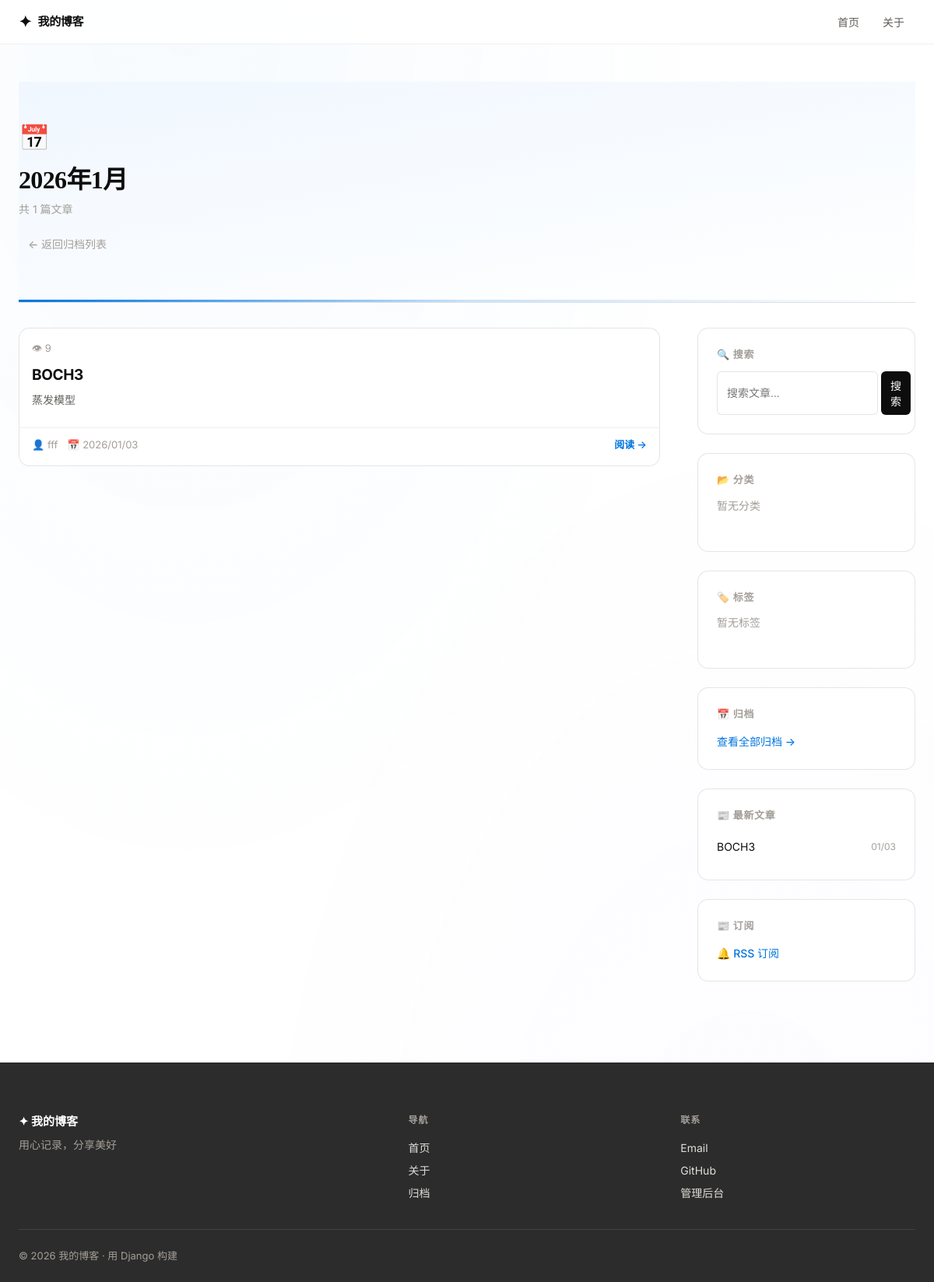
The page /archives/2026/1/ on the database its author committed.
### blog/models.py (models this page shows, shortened)
class Post(models.Model):
    title = models.CharField(max_length=200, verbose_name="标题")
    slug = models.SlugField(max_length=200, unique=True, blank=True, verbose_name="URL标识")
    excerpt = models.TextField(max_length=500, blank=True, verbose_name="文章摘要")
    content = models.TextField(verbose_name="正文内容")
    author = models.ForeignKey(
        User,
        on_delete=models.CASCADE,
        verbose_name="作者"
    )
    category = models.ForeignKey(
        Category,
        on_delete=models.SET_NULL,
        null=True,
        blank=True,
        related_name='posts',
        verbose_name="分类"
    )
    tags = models.ManyToManyField(
        Tag,
        blank=True,
        related_name='posts',
        verbose_name="标签"
    )
    created_at = models.DateTimeField(auto_now_add=True, verbose_name="创建时间")
    updated_at = models.DateTimeField(auto_now=True, verbose_name="更新时间")
    is_published = models.BooleanField(default=True, verbose_name="是否发布")
    views = models.PositiveIntegerField(default=0, verbose_name="浏览次数")
    cover_image = models.ImageField(
        upload_to='covers/%Y/%m/',
        blank=True,
        null=True,
        verbose_name="封面图片"
    )
    class Meta:
        verbose_name = "文章"
        verbose_name_plural = "文章"
        ordering = ['-created_at']

### blog/views.py (the view)
# urls.py: path('archives/<int:year>/<int:month>/', views.archive_month, name='archive_month'),
def archive_month(request, year, month):
    posts_queryset = (
        Post.objects.filter(
            is_published=True,
            created_at__year=year,
            created_at__month=month
        )
        .select_related('author', 'category')
        .prefetch_related('tags')
    )
    paginator = Paginator(posts_queryset, 10)
    page_number = request.GET.get('page', 1)
    posts = paginator.get_page(page_number)
    context = {
        'posts': posts,
        'year': year,
        'month': month,
    }
    return render(request, 'blog/archive_month.html', context)

### blog/context_processors.py (called while the page is built)
def sidebar_context(request):
    try:
        context = get_sidebar_context()
    except Exception:
        context = {
            "categories": [],
            "tags": [],
            "recent_posts": [],
        }
    context["q"] = request.GET.get("q", "").strip()
    return context

### blog/sidebar.py (called while the page is built)
def get_sidebar_context(*, exclude_post_id=None):
    categories = Category.objects.annotate(
        post_count=Count("posts", filter=Q(posts__is_published=True))
    )
    tags = Tag.objects.all()
    recent_posts_qs = Post.objects.filter(is_published=True)
    if exclude_post_id is not None:
        recent_posts_qs = recent_posts_qs.exclude(pk=exclude_post_id)
    recent_posts = recent_posts_qs[:5]
    return {
        "categories": categories,
        "tags": tags,
        "recent_posts": recent_posts,
    }

### templates/blog/archive_month.html (shortened to what this page needs)
{% extends 'base.html' %}
{% block content %}
<div class="page-header archive-header">
    <div class="page-header-content">
        <span class="page-header-icon">📅</span>
        <h1 class="page-header-title">{{ year }}年{{ month }}月</h1>
        <p class="page-header-count">共 {{ posts.paginator.count }} 篇文章</p>
        <a href="{% url 'blog:archives' %}" class="back-link" style="margin-top: 16px; display: inline-block;">←
            返回归档列表</a>
    </div>
</div>
<div class="content-wrapper">
    <section class="posts-section">
        {% if posts %}
        <div class="posts-grid">
            {% for post in posts %}
            <article class="post-card">
                <div class="post-card-header">
                    <span class="post-views">👁 {{ post.views }}</span>
                </div>
                <div class="post-card-content">
                    <h3 class="post-title">
                        <a href="{% url 'blog:post_detail' post.slug %}">{{ post.title }}</a>
                    </h3>
                    <p class="post-excerpt">{{ post.excerpt|truncatechars:120 }}</p>
                </div>
                <div class="post-card-footer">
                    <div class="post-meta">
                        <span class="post-author">👤 {{ post.author.username }}</span>
                        <span class="post-date">📅 {{ post.created_at|date:"Y/m/d" }}</span>
                    </div>
                    <a href="{% url 'blog:post_detail' post.slug %}" class="read-more">阅读 →</a>
                </div>
            </article>
            {% endfor %}
        </div>
        {% else %}
        <div class="empty-state">
            <p class="empty-icon">📅</p>
            <p class="empty-text">该月份暂无文章</p>
        </div>
        {% endif %}
    </section>
    {% include 'blog/sidebar.html' %}
</div>
{% endblock %}

### templates/blog/sidebar.html
<aside class="sidebar">
    <div class="sidebar-widget search-widget">
        <h3 class="widget-title">🔍 搜索</h3>
        <form class="search-box" method="get" action="{% url 'blog:search' %}">
            <input type="text" name="q" value="{{ query|default:'' }}" placeholder="搜索文章..." class="search-input">
            <button type="submit" class="search-btn">搜索</button>
        </form>
    </div>
    <div class="sidebar-widget categories-widget">
        <h3 class="widget-title">📂 分类</h3>
        <ul class="category-list">
            {% for cat in categories %}
            <li>
                <a href="{% url 'blog:category_posts' cat.slug %}"
                    class="category-link {% if category.slug == cat.slug %}active{% endif %}">
                    <span class="category-name">{{ cat.name }}</span>
                    <span class="category-count">{{ cat.post_count }}</span>
                </a>
            </li>
            {% empty %}
            <li class="empty-hint">暂无分类</li>
            {% endfor %}
        </ul>
    </div>
    <div class="sidebar-widget tags-widget">
        <h3 class="widget-title">🏷️ 标签</h3>
        <div class="tag-cloud">
            {% for t in tags %}
            <a href="{% url 'blog:tag_posts' t.slug %}" class="tag-item {% if tag.slug == t.slug %}active{% endif %}">
                {{ t.name }}
            </a>
            {% empty %}
            <span class="empty-hint">暂无标签</span>
            {% endfor %}
        </div>
    </div>
    <div class="sidebar-widget archive-widget">
        <h3 class="widget-title">📅 归档</h3>
        <a href="{% url 'blog:archives' %}" class="archive-link">查看全部归档 →</a>
    </div>
    <div class="sidebar-widget recent-widget">
        <h3 class="widget-title">📰 最新文章</h3>
        <ul class="recent-posts">
            {% for p in recent_posts %}
            <li>
                <a href="{% url 'blog:post_detail' p.slug %}" class="recent-post-link">
                    <span class="recent-post-title">{{ p.title|truncatechars:25 }}</span>
                    <span class="recent-post-date">{{ p.created_at|date:"m/d" }}</span>
                </a>
            </li>
            {% empty %}
            <li class="empty-hint">暂无文章</li>
            {% endfor %}
        </ul>
    </div>
    <div class="sidebar-widget rss-widget">
        <h3 class="widget-title">📰 订阅</h3>
        <a href="{% url 'blog:feed' %}" class="rss-link" target="_blank">
            🔔 RSS 订阅
        </a>
    </div>
</aside>

### rows shown on the page
Post: views "9", title "BOCH3", excerpt "蒸发模型", author.username "fff", created_at "2026/01/03", created_at "01/03"

### other values the page prints
{{ year }} "2026"
{{ month }} "1"
{{ posts.paginator.count }} "1"
